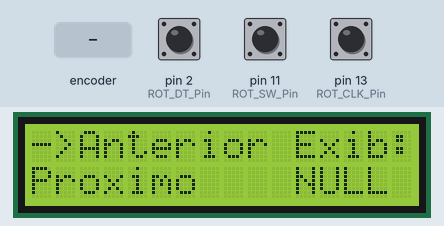
The sketch below on a simulated Arduino Uno, built with avr-gcc and run on an emulated ATmega328P. On the bench: 16×2 character LCD. Inputs (shaded band) come from the test bench; at power-on: pin 11 (ROT_SW_Pin) HIGH, pin 2 (ROT_DT_Pin) HIGH, pin 13 (ROT_CLK_Pin) HIGH. What the sketch prints to the serial monitor is not drawn.

Above: at 1.2 s.
1.3 s: rotary encoder on pin 13 (ROT_CLK_Pin) / pin 2 (ROT_DT_Pin) turned 1 step (first pin leading)
At 2.0 s:
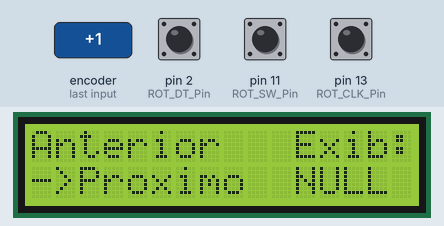
3.0 s: pin 11 (ROT_SW_Pin) pulled LOW for 0.15 s
At 4.4 s:
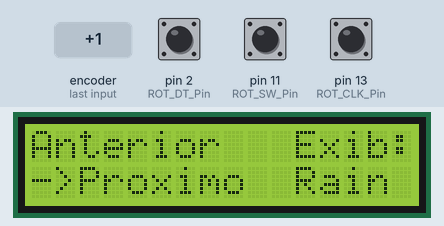
4.7 s: rotary encoder on pin 13 (ROT_CLK_Pin) / pin 2 (ROT_DT_Pin) turned 2 steps (second pin leading)
At 5.5 s:
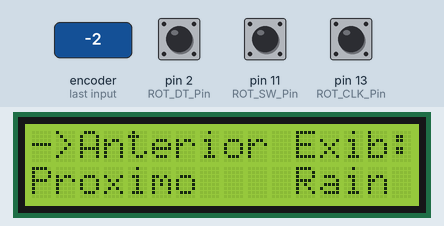
6.6 s: pin 11 (ROT_SW_Pin) pulled LOW for 1 s
At 8.5 s:
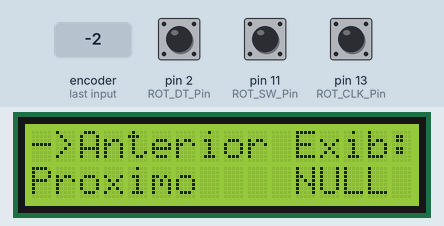
9.2 s: pin 11 (ROT_SW_Pin) pulled LOW for 0.15 s
At 10.5 s:
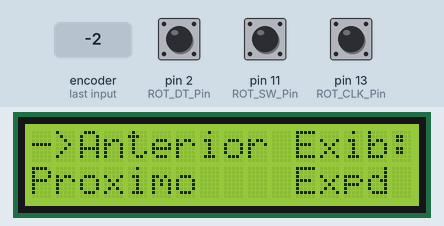
10.9 s: rotary encoder on pin 13 (ROT_CLK_Pin) / pin 2 (ROT_DT_Pin) turned 1 step (first pin leading)
At 11.7 s:
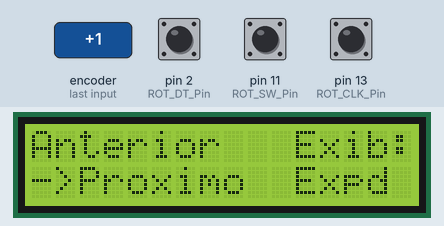
Timing chart, 0 to 13.6 s (numbered marks = the images above; inputs shaded):
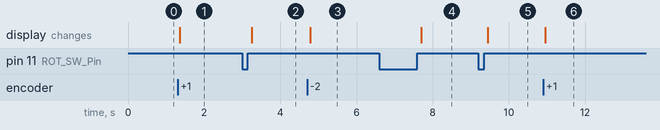

Measured:
- after the input at 1.3 s, the display: changes after 0.06 s (image 1)
- after the input at 3.0 s, the display: changes after 0.25 s (image 2)
- after the input at 4.7 s, the display: changes after 0.08 s (image 3)
- after the input at 6.6 s, the display: changes after 1.1 s (image 4)
- after the input at 9.2 s, the display: changes after 0.25 s (image 5)
- after the input at 10.9 s, the display: changes after 0.05 s (image 6)

The sketch:

14.04.23_Cubo_8x8x8.ino
```cpp
//int SER_Pin = 11;   //pin 14 on the 75HC595 data
//int RCLK_Pin = 10;  //pin 12 on the 75HC595 latch
//int SRCLK_Pin = 13; //pin 11 on the 75HC595 clock
int ROT_CLK_Pin = 13;
int ROT_DT_Pin = 2;
int ROT_SW_Pin = 11;

#include <LiquidCrystal.h>

LiquidCrystal lcd(3,4,5,6,7,8);

//How many of the shift registers - change this
#define number_of_74hc595s 8

//Referentes as entradas do arduino que controlam as layers
#define t1 2
#define t2 3
#define t3 4
#define t4 5
#define t5 6
#define t6 7
#define t7 8
#define t8 9

//do not touch
#define numOfRegisterPins number_of_74hc595s * 8

boolean registers[numOfRegisterPins];

int animCount = 0;
int EncoderAtual;
int EncoderUltimo;
bool aux = true;

void setup(){

  pinMode(ROT_CLK_Pin, INPUT);
  pinMode(ROT_DT_Pin, INPUT);
  pinMode(ROT_SW_Pin, INPUT_PULLUP);
  EncoderUltimo= digitalRead(ROT_CLK_Pin);

  Serial.begin(9600);

  lcd.begin(16, 2);

  lcd.setCursor(0,1);
  lcd.print("Proximo  ");
  lcd.setCursor(0,0);
  lcd.print("->Anterior");


  //reset all register and layer pins
}

//set all register pins to LOW
void clearRegisters(){
  for(int i = numOfRegisterPins - 1; i >=  0; i--){
     registers[i] = LOW;
  }
}

//set all register pins to HIGH
void lightAllRegisters(){
  for(int i = numOfRegisterPins - 1; i >=  0; i--){
     registers[i] = HIGH;
  }
}

//set all layer pins to LOW
void clearLayers(){
  for(int i = 2; i < 10; i++){
     digitalWrite(i, LOW);
  }
}

//set all layer pins to HIGH
void lightAllLayers(){
  for(int i = 2; i < 10; i++){
     digitalWrite(i, HIGH);
  }
}


//Set and display registers
//Only call AFTER all values are set how you would like (slow otherwise)


//set an individual pin HIGH or LOW
void setRegisterPin(int index, int value){
  registers[index] = value;
}

int nextAnimation(int count){
  if(count == 3)
    return 0;
  else{
    count++;
    return count;
  }
}

int prevAnimation(int count){
  if(count == 0)
    return 3;
  else{
    count--;
    return count;
  }
}

void loop(){
  lcd.setCursor(0,0);
  // Read the current state of CLK
	EncoderAtual = digitalRead(ROT_CLK_Pin);

	// If last and current state of CLK are different, then pulse occurred
	// React to only 1 state change to avoid double count
	if (EncoderAtual != EncoderUltimo  && EncoderAtual == 1){

		// If the DT state is different than the CLK state then
		// the encoder is rotating CCW so decrement
		if (digitalRead(ROT_DT_Pin) == EncoderAtual) {
      lcd.setCursor(0,1);
      lcd.print("Proximo  ");
      lcd.setCursor(0,0);
      lcd.print("->Anterior");
      aux = true;
      Serial.print("True");
		} else {
			// Encoder is rotating CW so increment
			lcd.setCursor(0,0);
      lcd.print("Anterior  ");
      lcd.setCursor(0,1);
      lcd.print("->Proximo");
      aux = false;
      Serial.println("False");
		}
  }
  EncoderUltimo = EncoderAtual;

  if (digitalRead(ROT_SW_Pin) == LOW && aux)
  {
    animCount = prevAnimation(animCount);
    Serial.println(animCount);
    while (digitalRead(ROT_SW_Pin) == LOW);
    delay(100);
  } else if (digitalRead(ROT_SW_Pin) == LOW && !aux){
    animCount = nextAnimation(animCount);
    Serial.println(animCount);
    while (digitalRead(ROT_SW_Pin) == LOW);
    delay(100);
  }

  if(animCount == 0){
  //turnOffAnimations();
  lcd.setCursor(11,0);
  lcd.print("Exib:");
  lcd.setCursor(11,1);
  lcd.print("NULL");
  } else if(animCount == 1){
  lcd.setCursor(11,0);
  lcd.print("Exib:");
  lcd.setCursor(11,1);
  lcd.print("Rain");
  //RainAnimation();
  } else if(animCount == 2){
  lcd.setCursor(11,0);
  lcd.print("Exib:");
  lcd.setCursor(11,1);
  lcd.print("Scan");
  //ScanAnimation();
  } else if(animCount = 3){
  lcd.setCursor(11,0);
  lcd.print("Exib:");
  lcd.setCursor(11,1);
  lcd.print("Expd");
  //ExpandAnimation(150);
  }

}
```
